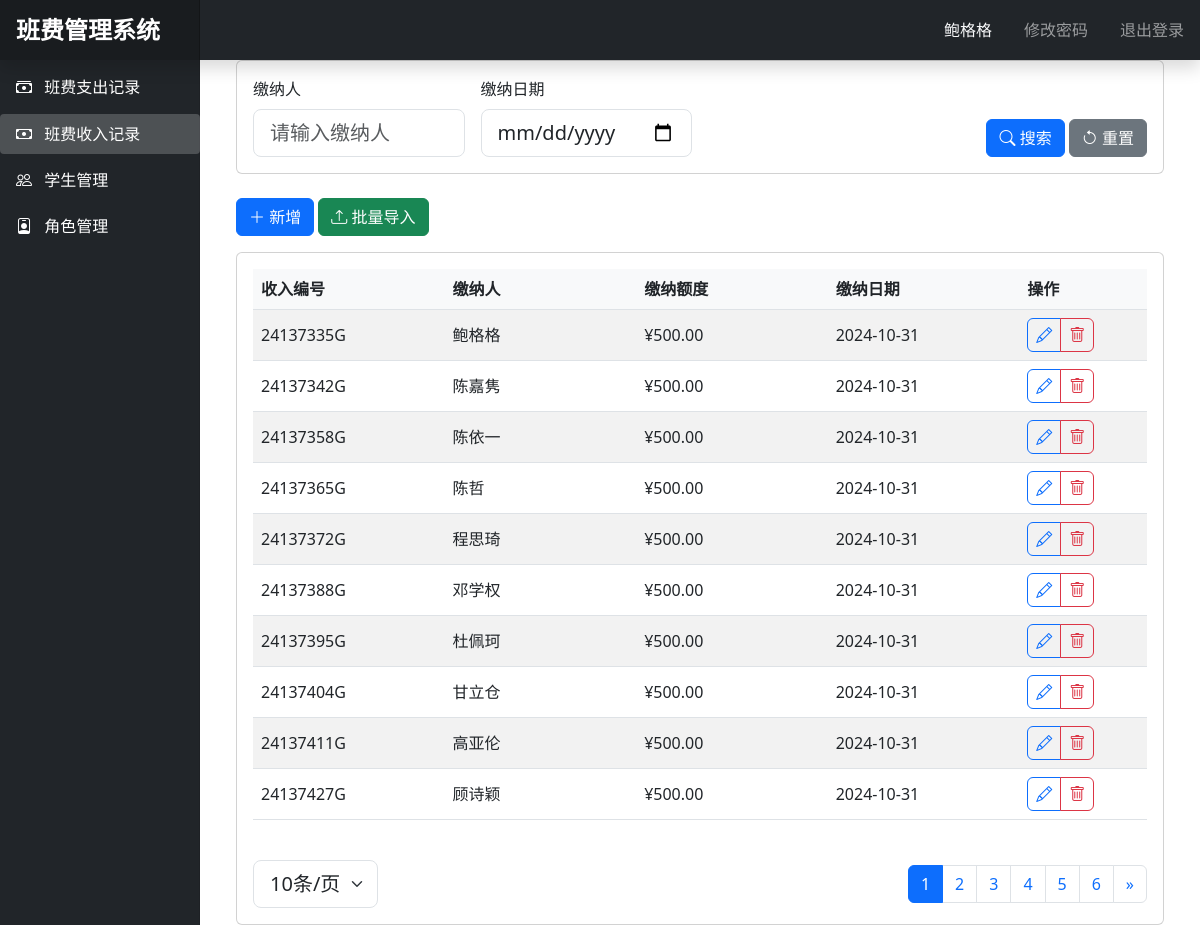
The app's page /income (signed in) with its own data.
### app.py (models this page shows, shortened)
class Student(db.Model):
    id = db.Column(db.Integer, primary_key=True)
    student_no = db.Column(db.String(20), unique=True, nullable=False)
    name = db.Column(db.String(50), nullable=False)
    phone = db.Column(db.String(20), nullable=False)
    email = db.Column(db.String(100), nullable=False)
    role = db.Column(db.String(20), nullable=False)
    status = db.Column(db.String(20), nullable=False, default='启用')
    password_hash = db.Column(db.String(120), nullable=False, default='123456')  # 添加密码字段
    created_at = db.Column(db.DateTime, default=datetime.utcnow)
    is_active = True
    is_authenticated = True
    is_anonymous = False

class Income(db.Model):
    id = db.Column(db.Integer, primary_key=True)
    income_no = db.Column(db.String(20), unique=True, nullable=False)  # 收入编号
    user = db.Column(db.String(50), nullable=False)  # 缴纳人
    amount = db.Column(db.Float, nullable=False)  # 缴纳额度
    date = db.Column(db.Date, nullable=False)  # 缴纳日期

### app.py (the view)
@app.route('/income')
@login_required
def income():
    page = request.args.get('page', 1, type=int)
    per_page = request.args.get('per_page', 10, type=int)
    query = Income.query
    user = request.args.get('user')
    if user:
        query = query.filter(Income.user.like(f'%{user}%'))
    date = request.args.get('date')
    if date:
        query = query.filter(Income.date == datetime.strptime(date, '%Y-%m-%d').date())
    query = query.order_by(Income.date.desc())
    pagination = query.paginate(page=page, per_page=per_page, error_out=False)
    incomes = pagination.items
    return render_template('income.html', incomes=incomes, pagination=pagination)

### app.py (called while the page is built)
@login_manager.user_loader
def load_user(user_id):
    return Student.query.get(int(user_id))

### templates/income.html (shortened to what this page needs)
{% extends "base.html" %}
{% block content %}
    <div class="container-fluid" style="max-width: 1600px; margin: 0 auto;">
        <div class="card mb-4">
            <div class="card-body">
                <form method="GET" class="row g-3 align-items-end">
                    <div class="col-md-3">
                        <label class="form-label fs-6">缴纳人</label>
                        <input type="text" class="form-control form-control-lg" name="user" placeholder="请输入缴纳人"
                               value="{{ request.args.get('user', '') }}">
                    </div>
                    <div class="col-md-3">
                        <label class="form-label fs-6">缴纳日期</label>
                        <input type="date" class="form-control form-control-lg" name="date"
                               value="{{ request.args.get('date', '') }}">
                    </div>
                    <div class="col-md-6 text-end">
                        <button type="submit" class="btn btn-primary">
                            <i class="bi bi-search"></i> 搜索
                        </button>
                        <a href="{{ url_for('income') }}" class="btn btn-secondary">
                            <i class="bi bi-arrow-counterclockwise"></i> 重置
                        </a>
                    </div>
                </form>
            </div>
        </div>
        <div class="mb-3">
            <button class="btn btn-primary" data-bs-toggle="modal" data-bs-target="#addIncomeModal">
                <i class="bi bi-plus-lg"></i> 新增
            </button>
            <button class="btn btn-success" data-bs-toggle="modal" data-bs-target="#importIncomeModal">
                <i class="bi bi-upload"></i> 批量导入
            </button>
        </div>
        <div class="card">
            <div class="card-body">
                <div class="table-responsive">
                    <table class="table table-striped table-hover">
                        <thead>
                        <tr>
                            <th style="width: 15%" class="fs-6">收入编号</th>
                            <th style="width: 15%" class="fs-6">缴纳人</th>
                            <th style="width: 15%" class="fs-6">缴纳额度</th>
                            <th style="width: 15%" class="fs-6">缴纳日期</th>
                            <th style="width: 10%" class="fs-6">操作</th>
                        </tr>
                        </thead>
                        <tbody>
                        {% for income in incomes %}
                            <tr data-id="{{ income.id }}">
                                <td class="text-truncate fs-6" style="max-width: 150px;">{{ income.income_no }}</td>
                                <td class="text-truncate fs-6" style="max-width: 150px;">{{ income.user }}</td>
                                <td class="text-truncate fs-6" style="max-width: 150px;">
                                    ¥{{ "%.2f"|format(income.amount) }}</td>
                                <td class="text-truncate fs-6"
                                    style="max-width: 150px;">{{ income.date.strftime('%Y-%m-%d') }}</td>
                                <td>
                                    <div class="btn-group">
                                        <button class="btn btn-outline-primary" onclick="editIncome({{ income.id }})"
                                                title="编辑">
                                            <i class="bi bi-pencil"></i>
                                        </button>
                                        <button class="btn btn-outline-danger" onclick="deleteIncome({{ income.id }})"
                                                title="删除">
                                            <i class="bi bi-trash"></i>
                                        </button>
                                    </div>
                                </td>
                            </tr>
                        {% endfor %}
                        </tbody>
                    </table>
                </div>
                <nav aria-label="Page navigation" class="mt-4">
                    <div class="d-flex justify-content-between align-items-center">
                        <div>
                            <select class="form-select form-select-lg d-inline-block w-auto"
                                    onchange="changePerPage(this.value)">
                                <option value="10" {% if request.args.get('per_page') == '10' %}selected{% endif %}>
                                    10条/页
                                </option>
                            </select>
                        </div>
                        <ul class="pagination mb-0">
                            {% for page in pagination.iter_pages() %}
                                {% if page %}
                                    <li class="page-item {% if page == pagination.page %}active{% endif %}">
                                        <a class="page-link"
                                           href="{{ url_for('income', page=page, user=request.args.get('user', ''), date=request.args.get('date', ''), per_page=request.args.get('per_page', 10)) }}">{{ page }}</a>
                                    </li>
                                {% else %}
                                    <li class="page-item disabled"><span class="page-link">...</span></li>
                                {% endif %}
                            {% endfor %}
                            {% if pagination.has_next %}
                                <li class="page-item">
                                    <a class="page-link"
                                       href="{{ url_for('income', page=pagination.next_num, user=request.args.get('user', ''), date=request.args.get('date', ''), per_page=request.args.get('per_page', 10)) }}">&raquo;</a>
                                </li>
                            {% endif %}
                        </ul>
                    </div>
                </nav>
            </div>
        </div>
    </div>
{% endblock %}

### templates/base.html (shortened to what this page needs)
<!DOCTYPE html>
<html lang="zh">
<head>
    <link href="https://cdn.jsdelivr.net/npm/bootstrap@5.3.0/dist/css/bootstrap.min.css" rel="stylesheet">
    <link href="https://cdn.jsdelivr.net/npm/bootstrap-icons@1.7.2/font/bootstrap-icons.css" rel="stylesheet">
</head>
<body>
    <nav class="navbar navbar-dark sticky-top bg-dark flex-md-nowrap p-0 shadow">
        <a class="navbar-brand col-md-3 col-lg-2 me-0 px-3" href="#">班费管理系统</a>
        <div class="navbar-nav">
            <div class="nav-item text-nowrap d-flex align-items-center">
                <span class="nav-link px-3 text-light">{{ current_user.name }}</span>
                <a class="nav-link px-3" href="{{ url_for('change_password') }}">修改密码</a>
                <a class="nav-link px-3" href="/logout">退出登录</a>
            </div>
        </div>
    </nav>
    <div class="container-fluid">
        <div class="row">
            <nav id="sidebarMenu" class="col-md-3 col-lg-2 d-md-block bg-dark sidebar collapse">
                <div class="position-sticky pt-3">
                    <ul class="nav flex-column">
                        <li class="nav-item">
                            <a class="nav-link {% if request.endpoint == 'expenses' %}active{% endif %}"
                               href="{{ url_for('expenses') }}">
                                <i class="bi bi-cash-stack"></i>
                                班费支出记录
                            </a>
                        </li>
                        <li class="nav-item">
                            <a class="nav-link {% if request.endpoint == 'income' %}active{% endif %}"
                               href="{{ url_for('income') }}">
                                <i class="bi bi-cash"></i>
                                班费收入记录
                            </a>
                        </li>
                        <li class="nav-item">
                            <a class="nav-link {% if request.endpoint == 'students' %}active{% endif %}"
                               href="{{ url_for('students') }}">
                                <i class="bi bi-people"></i>
                                学生管理
                            </a>
                        </li>
                        <li class="nav-item">
                            <a class="nav-link {% if request.endpoint == 'roles' %}active{% endif %}"
                               href="{{ url_for('roles') }}">
                                <i class="bi bi-person-badge"></i>
                                角色管理
                            </a>
                        </li>
                    </ul>
                </div>
            </nav>
            <main class="col-md-9 ms-sm-auto col-lg-10 px-md-4">
                {% block content %}{% endblock %}
            </main>
        </div>
    </div>
</body>
</html>

### templates/base.html (style rules this page uses)
.sidebar { position: fixed; top: 0; bottom: 0; left: 0; z-index: 100; padding: 48px 0 0; box-shadow: inset -1px 0 0 rgba(0, 0, 0, .1); background-color: #343a40; }
.sidebar .nav-link { font-weight: 500; color: #fff; padding: 0.5rem 1rem; margin: 0.2rem 0; border-radius: 0.25rem; }
.sidebar .nav-link.active { background-color: rgba(255, 255, 255, .2); }
.sidebar .nav-link i { margin-right: 0.5rem; }
.navbar-brand { padding-top: .75rem; padding-bottom: .75rem; font-size: 1.5rem; font-weight: bold; background-color: rgba(0, 0, 0, .25); box-shadow: inset -1px 0 0 rgba(0, 0, 0, .25); }
.table th { background-color: #f8f9fa; }
.table td { vertical-align: middle; }
.btn-group .btn { padding: 0.25rem 0.5rem; }
.form-label { font-weight: 500; }

### records on screen
Student: name "鲍格格"
Income: income_no "24137335G", user "鲍格格", amount "500.00", date "2024-10-31"
Income: income_no "24137342G", user "陈嘉隽", amount "500.00", date "2024-10-31"
Income: income_no "24137358G", user "陈依一", amount "500.00", date "2024-10-31"
Income: income_no "24137365G", user "陈哲", amount "500.00", date "2024-10-31"
Income: income_no "24137372G", user "程思琦", amount "500.00", date "2024-10-31"
Income: income_no "24137388G", user "邓学权", amount "500.00", date "2024-10-31"
Income: income_no "24137395G", user "杜佩珂", amount "500.00", date "2024-10-31"
Income: income_no "24137404G", user "甘立仓", amount "500.00", date "2024-10-31"
Income: income_no "24137411G", user "高亚伦", amount "500.00", date "2024-10-31"
Income: income_no "24137427G", user "顾诗颖", amount "500.00", date "2024-10-31"

### other values on screen
{{ page }} "1" "2" "3" "4" "5" "6"
